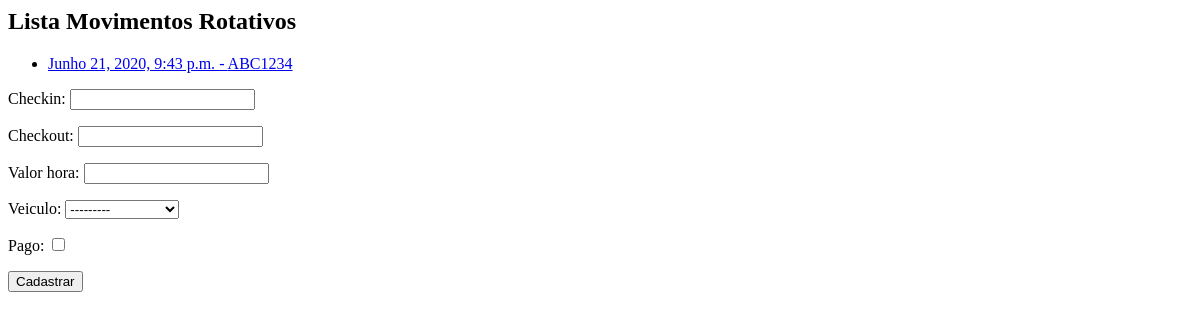
Before: /core/mov-rot/ with the older database file.
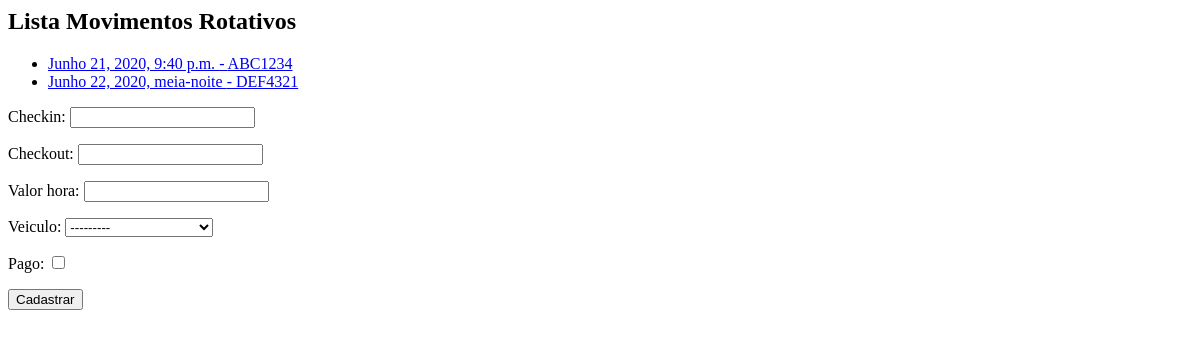
After: the same page with the newer database file.
### core/models.py (models this page shows, shortened)
class MovRotativo(models.Model):
	checkin = models.DateTimeField(auto_now=False)
	checkout = models.DateTimeField(auto_now=False, null=True, blank=True)
	valor_hora = models.DecimalField(max_digits=5, decimal_places=2)
	veiculo = models.ForeignKey(Veiculo, on_delete=models.PROTECT)
	pago = models.BooleanField(default=False)

class Veiculo(models.Model):
	marca = models.ForeignKey(Marca, on_delete=models.PROTECT)
	placa = models.CharField(max_length=7)
	proprietario = models.ForeignKey(Pessoa, on_delete=models.PROTECT)
	cor = models.CharField(max_length=15)
	observacoes = models.TextField()
	def __str__(self):
		return self.marca.nome + ' - ' + self.placa

### core/views.py (the view)
def lista_movrotativos(request):
	mov_rot = MovRotativo.objects.all()
	form = MovRotativoForm()
	data = {'mov_rot': mov_rot, 'form': form}
	return render(request, 'core/lista_movrotativos.html', data)

### core/forms.py
class MovRotativoForm(ModelForm):
	class Meta:
		model = MovRotativo
		fields = '__all__'

### core/templates/core/lista_movrotativos.html (shortened to what this page needs)
<h2>Lista Movimentos Rotativos</h2>
<ul>
{% for mov in mov_rot%}
	<li>
		<a href="{% url 'core_movrotativo_update' mov.id %}">{{ mov.checkin }} - {{ mov.veiculo.placa}}</a>
	</li>
{% endfor %}
</ul>
<form action="{% url 'core_movrotativos_novo' %}" method="POST">
	{{ form.as_p }}
	<button type="submit">Cadastrar</button>
</form>

Changed rows visible on the page:
changed MovRotativo "ABC1234": checkin "Junho 21, 2020, 9:43 p.m." → "Junho 21, 2020, 9:40 p.m."
added MovRotativo: checkin "Junho 22, 2020, meia-noite", veiculo.placa "DEF4321"
